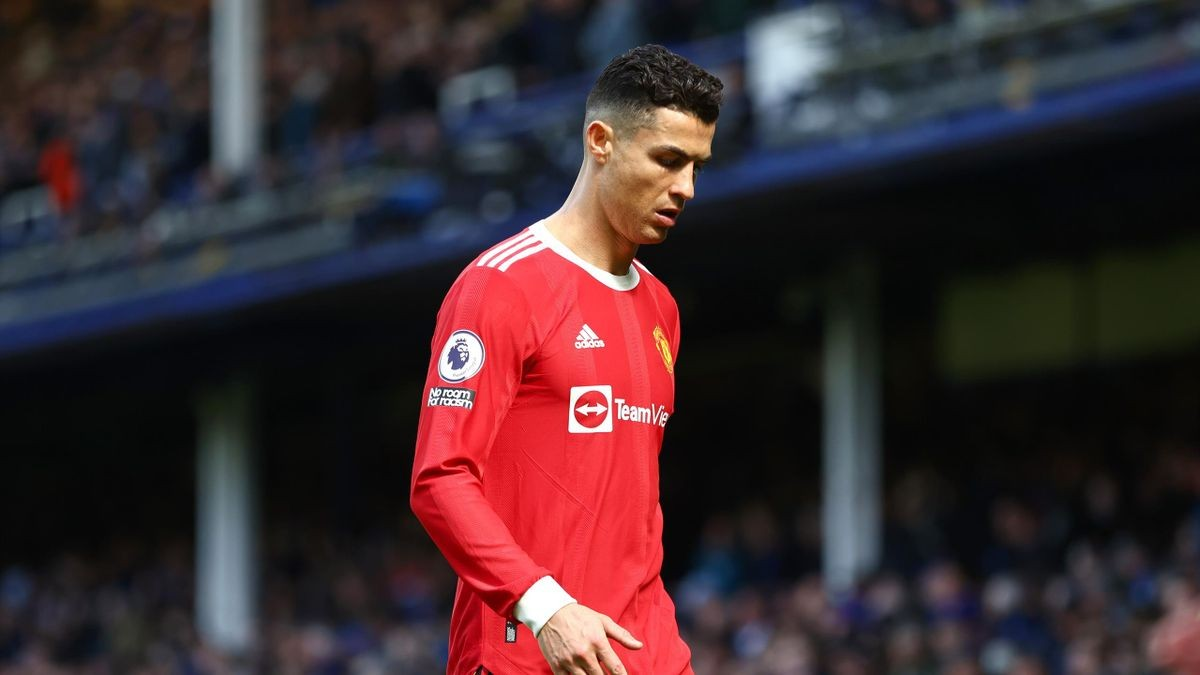
#> input picture face_recognation/football_players/cristiano_ronaldo/04d7445cbf.jpg, 1200 x 675 px; its folder holds only this picture in this run
$ jupyter execute --allow-errors face_detection.ipynb
#> lines starting #> are read from the running program, lines starting #| are printed output that depends on the picture
# A Short and simple project on face recognation

[cell 1]
import os
import pandas as pd
import numpy as np
import matplotlib.pyplot as plt
import cv2 as cv

<h1>firstly we have to grab the pictures and get only their faces and save them</h1>

[cell 2]
# lets try to detect the face of a single image first

[cell 3]
img = cv.imread('./football_players/luka_modric/1ec6be9ae5.jpg')
#> (the rest of this cell did not finish here and is left out)

<h2>This method is not fullproff as it can give us a image which is not correct. To fix this problem we can detect eyes on the face_img and detect if it has two eyes. We will only take a cropped picture if it has two eyes</h2>

[cell 4]
img = cv.imread('./football_players/lionel_messi/1df2cac625.jpg')
#> (the rest of this cell did not finish here and is left out)

[cell 5]
img = cv.imread('./football_players/luka_modric/1ec6be9ae5.jpg')
#> (the rest of this cell did not finish here and is left out)

[cell 6]
img = cv.imread('./football_players/lionel_messi/1df2cac625.jpg')
#> (the rest of this cell did not finish here and is left out)

<h2> It seems that our method is working. Now lets make a function which would do all the work together </h2>

[cell 7]
def get_face(img_path):
    img = cv.imread(img_path)
    gray_img = cv.cvtColor(img, cv.COLOR_BGR2GRAY)

    cascade_face = cv.CascadeClassifier('./haarcascades/haarcascade_frontalface_default.xml')
    face = cascade_face.detectMultiScale(gray_img, 1.1, 5)

    for x, y, w, h in face:
        face_img = gray_img[y:y+h, x:x+w]

        cascade_eyes = cv.CascadeClassifier("./haarcascades/haarcascade_eye.xml")
        eyes = cascade_eyes.detectMultiScale(face_img, 1.2, 3)
        if len(eyes) >= 2:
                return img[y:y+h, x:x+w]

    return None

#> (the rest of this cell did not finish here and is left out)

#> (a cell that did not finish here is left out)

<h2>The only problem this function is that it will only grab the first picture and not any other picture</h2>

# WE ARE ALL SET. ALL WE NEED TO DO IS THAT WE DO IT TO ALL THE IMAGES AND SAVE THEM IN A FOLDERS

[cell 9]
# first let get access to all the pictures folders

folder_names = []

for folder in os.listdir("football_players"):
    folder_names.append(folder)
#> pass 2 of the loop `for folder in os.listdir("football_players"):`:

print(folder_names)

[cell 10]
# now lets go thought all the  all the images and save them in new cropped folder

for folder in folder_names:
    count = 0
    path = './football_players/' + folder
    print(folder)
    for index, image in enumerate(os.listdir(path)):
        image_path = path + "/" + image
        face = get_face(image_path)
#> in get_face, img is the input picture: shape (675, 1200, 3); mean B, G, R 47.6, 43.2, 61.6
#> in get_face (call 3), `gray_img = cv.cvtColor(img, cv.COLOR_BGR2GRAY)`:
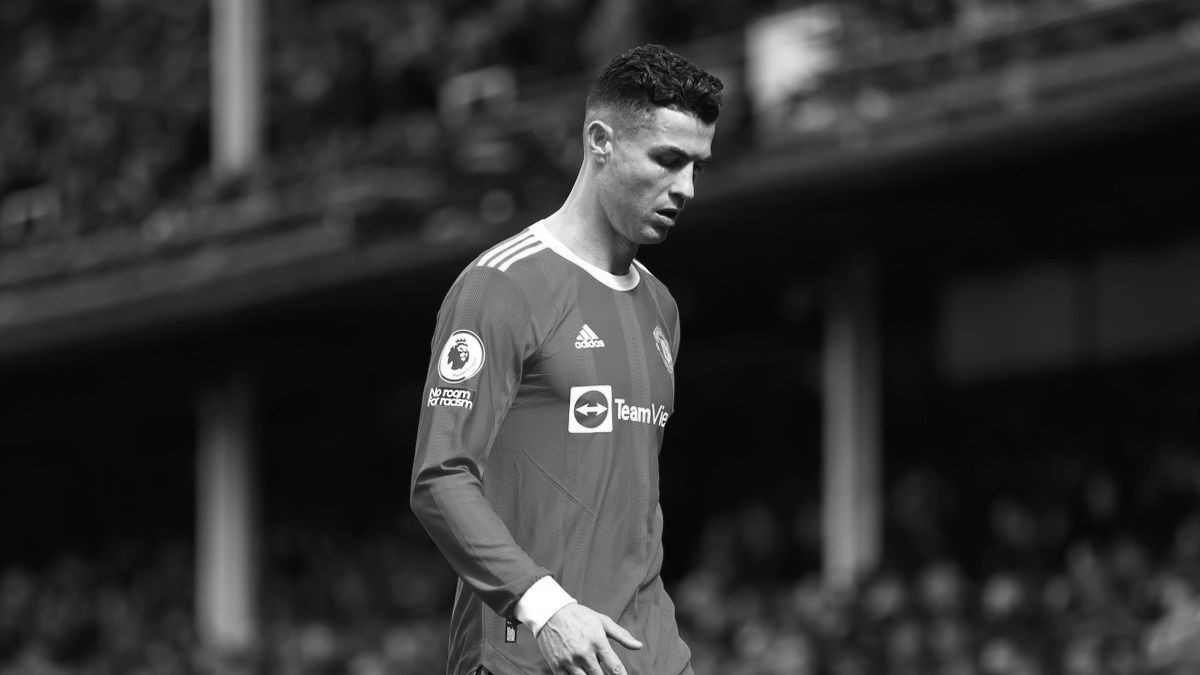
#> gray_img: shape (675, 1200); min 0, max 255, mean 49.2
#> in get_face (call 3), `face = cascade_face.detectMultiScale(gray_img, 1.1, 5)`: face = [[563, 102, 86, 86], [622, 108, 140, 140]]
#> the loop in get_face (call 3), `for x, y, w, h in face:` made 2 passes
#> pass 1, in get_face (call 3), `face_img = gray_img[y:y+h, x:x+w]`:
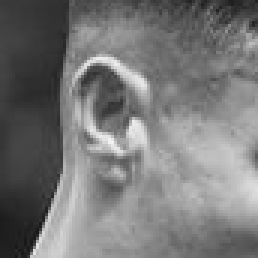
#> face_img: shape (86, 86) (shown 3 times larger); min 23, max 243, mean 119.4
#> pass 2, in get_face (call 3), `face_img = gray_img[y:y+h, x:x+w]`:
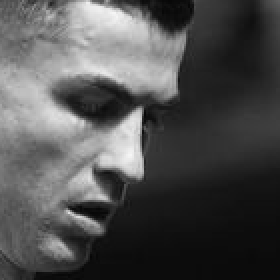
#> face_img: shape (140, 140) (shown 2 times larger); min 6, max 246, mean 79.6
        if face is not None:
            cropped_path = './cropped_pictures/'+ folder + str(count) + '.jpg'
            cv.imwrite(cropped_path, face)
            count += 1
#> pass 2 of the loop `for folder in folder_names:`:
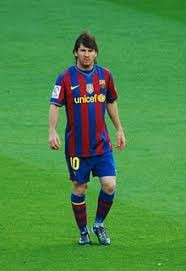
#> input picture face_recognation/football_players/lionel_messi/024bf4e72f.jpg, 186 x 271 px
#> in get_face, img is the input picture: shape (271, 186, 3); mean B, G, R 70.7, 140.4, 75.3
#> in get_face (call 4), `gray_img = cv.cvtColor(img, cv.COLOR_BGR2GRAY)`:
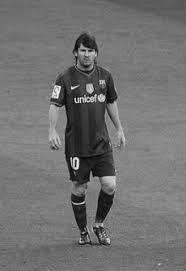
#> gray_img: shape (271, 186); min 2, max 250, mean 113
#> face = ()
